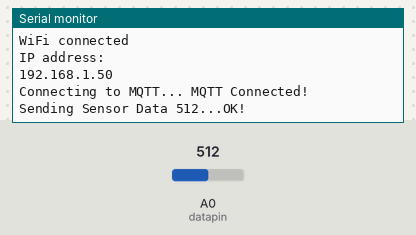
The sketch below on a simulated ESP8266 (NodeMCU). Shown: the last lines printed to the serial monitor. The test bench sets the inputs (shaded band); at power-on: A0 (datapin) = 512. WiFi joins after 1.5 s; servers stay silent unless stated; no MQTT or app messages arrive unless stated.

Above: at 2.7 s.
2.8 s: A0 (datapin) set to 716
At 4.7 s:
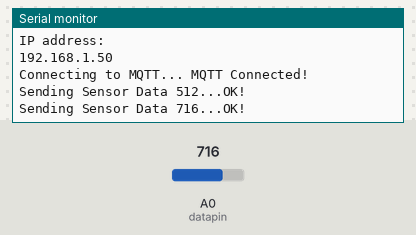
5.5 s: A0 (datapin) set to 900
At 6.3 s:
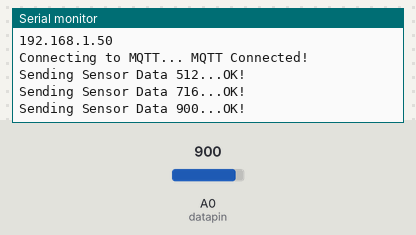
Timing chart, 0 to 8.5 s (numbered marks = the images above; inputs shaded):
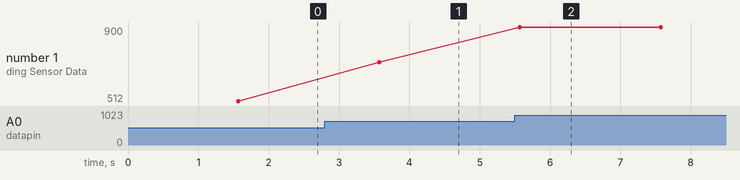

Measured:
- after the input at 2.8 s, the serial monitor: prints a new line after 0.77 s (image 1)
- after the input at 5.5 s, the serial monitor: prints a new line after 0.07 s (image 2)
- plotted number 1: 512 → 716 after the input at 2.8 s, 716 → 900 after the input at 5.5 s

The sketch:

mqtt_esp8266_Sensor.ino
```cpp
/***************************************************
     Adafruit MQTT Sensor Data Reading Example
                  #TEAM PI BOTS
               FOLLOW AND SUPPORT
                    @pi_bots

         CONTACT FOR TECHNICAL ASSISTANCE
                 Instagram.com
           -------------------------
            >>  @at_mega_328p
            >>  @tech.xplorer
            >>  @__the_limitless__
 ****************************************************/

#include <ESP8266WiFi.h>
#include "Adafruit_MQTT.h"
#include "Adafruit_MQTT_Client.h"

int datapin = A0;   //Sensor Data pin
int val;            //Set variable for storing Sensor Data
/************************* WiFi Access Point *********************************/

#define WLAN_SSID       "__SSID__"
#define WLAN_PASS       "__Password__"

/************************* Adafruit.io Setup *********************************/

#define AIO_SERVER      "io.adafruit.com"
#define AIO_SERVERPORT  1883                   // use 8883 for SSL
#define AIO_USERNAME    "Your_Username"
#define AIO_KEY         "You_AIO_Key"

/************ Global State (you don't need to change this!) ******************/

// Create an ESP8266 WiFiClient class to connect to the MQTT server.
WiFiClient client;


// Setup the MQTT client class by passing in the WiFi client and MQTT server and login details.
Adafruit_MQTT_Client mqtt(&client, AIO_SERVER, AIO_SERVERPORT, AIO_USERNAME, AIO_KEY);

/****************************** Feeds ***************************************/

// Setup a feed called 'sensor' for publishing.
// Notice MQTT paths for AIO follow the form: <username>/feeds/<feedname>
Adafruit_MQTT_Publish photocell = Adafruit_MQTT_Publish(&mqtt, AIO_USERNAME "/feeds/sensor");


/*************************** Sketch Code ************************************/

void MQTT_connect();

void setup() {
  Serial.begin(9600);
  delay(10);
  pinMode(datapin,INPUT);     //Set Sensor Pin As input...

  Serial.println(F("Adafruit MQTT demo"));

  // Connect to WiFi access point.
  Serial.println(); Serial.println();
  Serial.print("Connecting to ");
  Serial.println(WLAN_SSID);

  WiFi.begin(WLAN_SSID, WLAN_PASS);
  while (WiFi.status() != WL_CONNECTED) {
    delay(500);
    Serial.print(".");
  }
  Serial.println();

  Serial.println("WiFi connected");
  Serial.println("IP address: "); Serial.println(WiFi.localIP());


}

uint32_t x=0;

void loop() {
  // Ensure the connection to the MQTT server is alive (this will make the first
  // connection and automatically reconnect when disconnected).  See the MQTT_connect
  // function definition further below.
  MQTT_connect();

  // this is our 'wait for incoming subscription packets' busy subloop
  // try to spend your time here


  val = analogRead(datapin);
  // Now we can publish stuff!
  Serial.print(F("\nSending Sensor Data "));
  Serial.print(val);
  Serial.print("...");
  if (! photocell.publish(val)) {
    Serial.println(F("Failed"));
  } else {
    Serial.println(F("OK!"));
  }
delay(2000);
  // ping the server to keep the mqtt connection alive
  // NOT required if you are publishing once every KEEPALIVE seconds
  /*
  if(! mqtt.ping()) {
    mqtt.disconnect();
  }
  */
}

// Function to connect and reconnect as necessary to the MQTT server.
// Should be called in the loop function and it will take care if connecting.
void MQTT_connect() {
  int8_t ret;

  // Stop if already connected.
  if (mqtt.connected()) {
    return;
  }

  Serial.print("Connecting to MQTT... ");

  uint8_t retries = 3;
  while ((ret = mqtt.connect()) != 0) { // connect will return 0 for connected
       Serial.println(mqtt.connectErrorString(ret));
       Serial.println("Retrying MQTT connection in 5 seconds...");
       mqtt.disconnect();
       delay(5000);  // wait 5 seconds
       retries--;
       if (retries == 0) {
         // basically die and wait for WDT to reset me
         while (1);
       }
  }
  Serial.println("MQTT Connected!");
}
```
